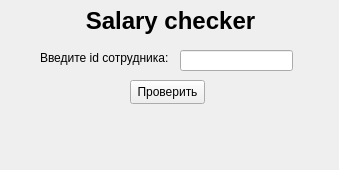
<?xml version="1.0" encoding="UTF-8"?>
<ui version="4.0">
 <class>MainWindow</class>
 <widget class="QMainWindow" name="MainWindow">
  <property name="geometry">
   <rect>
    <x>0</x>
    <y>0</y>
    <width>339</width>
    <height>170</height>
   </rect>
  </property>
  <property name="windowTitle">
   <string>MainWindow</string>
  </property>
  <widget class="QWidget" name="centralwidget">
   <widget class="QPushButton" name="main_BTN">
    <property name="geometry">
     <rect>
      <x>130</x>
      <y>80</y>
      <width>75</width>
      <height>24</height>
     </rect>
    </property>
    <property name="text">
     <string>Проверить</string>
    </property>
   </widget>
   <widget class="QLineEdit" name="id_employee_input">
    <property name="geometry">
     <rect>
      <x>180</x>
      <y>50</y>
      <width>113</width>
      <height>21</height>
     </rect>
    </property>
   </widget>
   <widget class="QLabel" name="title">
    <property name="geometry">
     <rect>
      <x>0</x>
      <y>0</y>
      <width>341</width>
      <height>41</height>
     </rect>
    </property>
    <property name="font">
     <font>
      <pointsize>18</pointsize>
      <bold>true</bold>
     </font>
    </property>
    <property name="text">
     <string>Salary checker</string>
    </property>
    <property name="alignment">
     <set>Qt::AlignmentFlag::AlignCenter</set>
    </property>
   </widget>
   <widget class="QLabel" name="title_id">
    <property name="geometry">
     <rect>
      <x>40</x>
      <y>50</y>
      <width>131</width>
      <height>16</height>
     </rect>
    </property>
    <property name="text">
     <string>Введите id сотрудника:</string>
    </property>
   </widget>
   <widget class="QLabel" name="salary_label">
    <property name="geometry">
     <rect>
      <x>-2</x>
      <y>110</y>
      <width>341</width>
      <height>20</height>
     </rect>
    </property>
    <property name="text">
     <string/>
    </property>
    <property name="alignment">
     <set>Qt::AlignmentFlag::AlignCenter</set>
    </property>
   </widget>
   <widget class="QLabel" name="time_label">
    <property name="geometry">
     <rect>
      <x>0</x>
      <y>140</y>
      <width>341</width>
      <height>20</height>
     </rect>
    </property>
    <property name="text">
     <string/>
    </property>
    <property name="alignment">
     <set>Qt::AlignmentFlag::AlignCenter</set>
    </property>
   </widget>
  </widget>
 </widget>
 <resources/>
 <connections/>
</ui>
